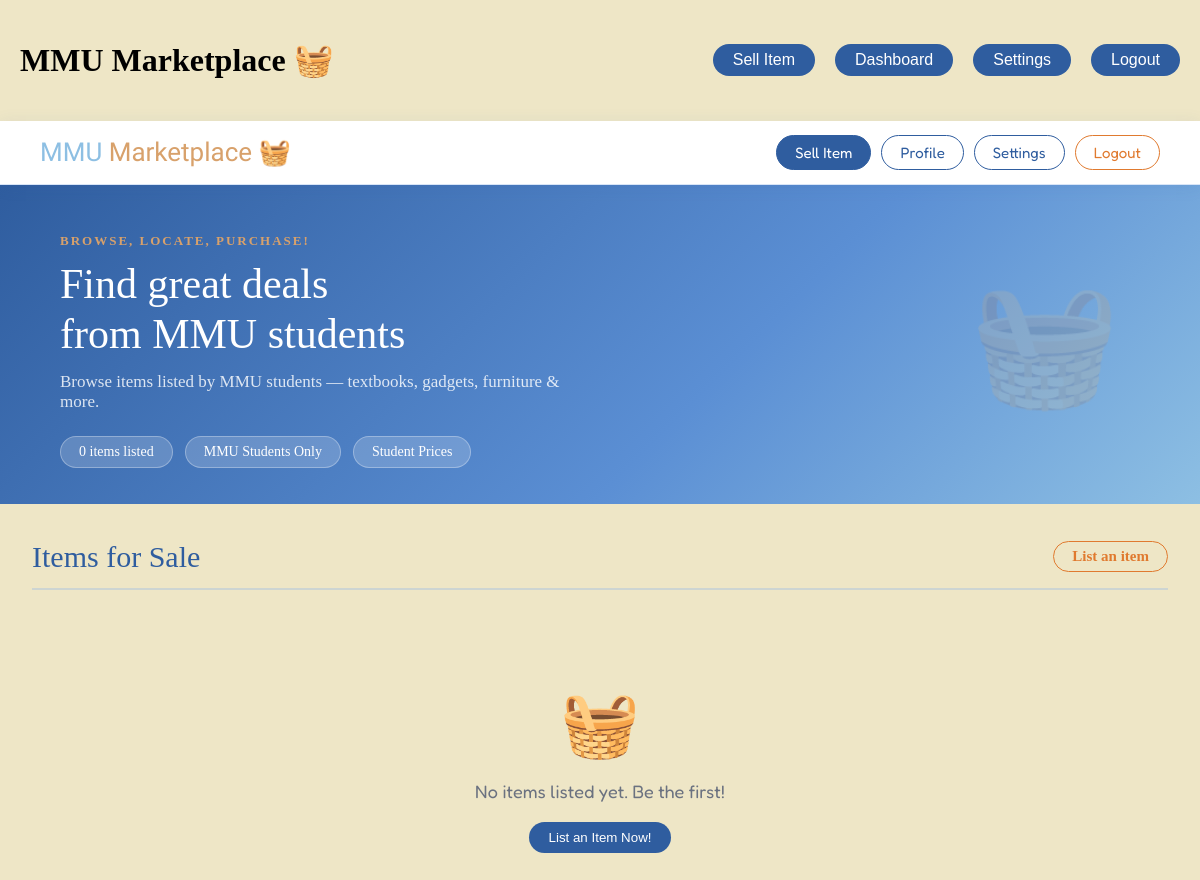
Page /home on the earlier database version.
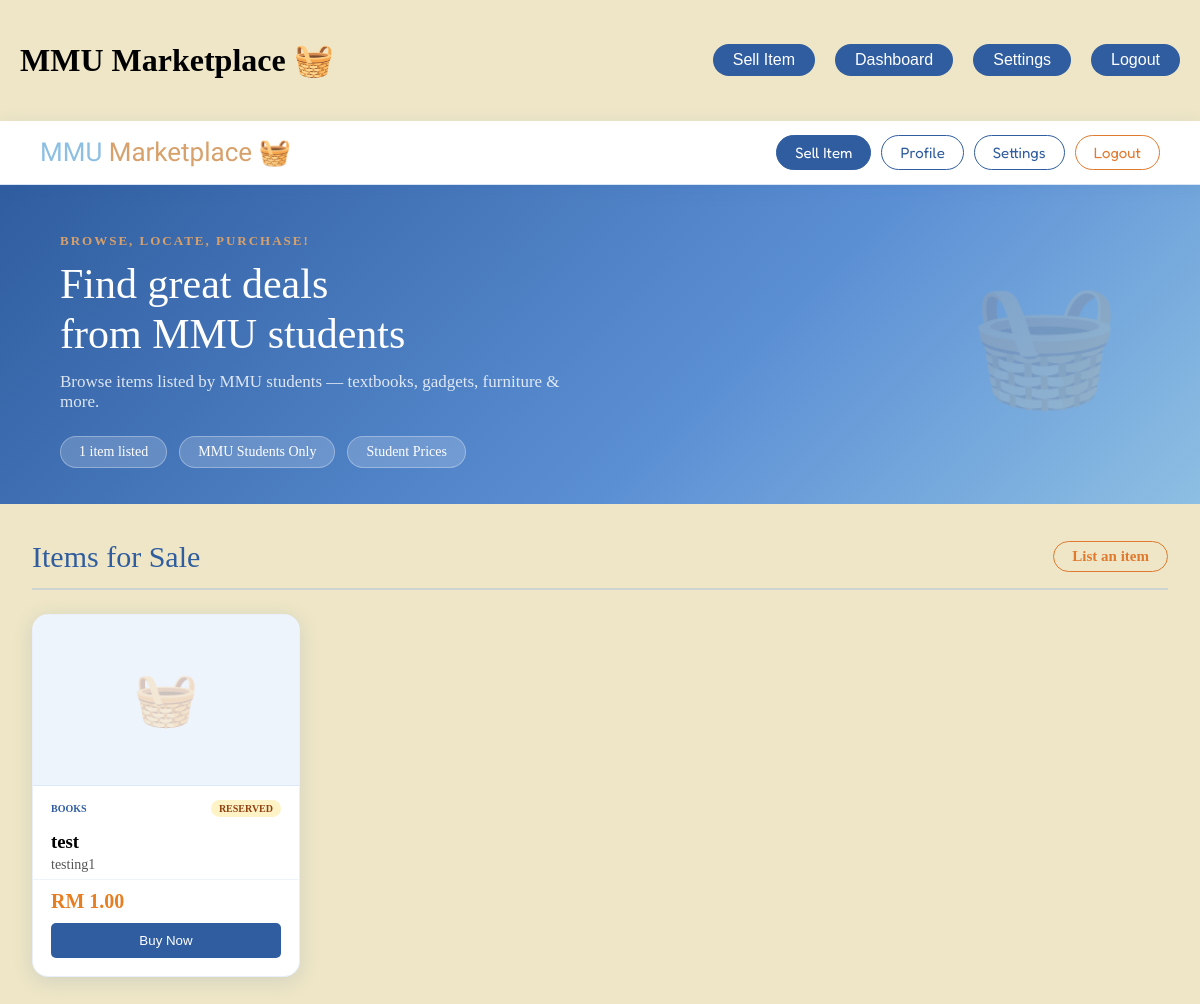
Same page on the later database version.
### tables this page shows
CREATE TABLE item(
                   id INTEGER PRIMARY KEY AUTOINCREMENT,
                   title TEXT NOT NULL,
                   description TEXT NOT NULL,
                   category_id INTEGER NOT NULL,
                   status_id INTEGER NOT NULL,
                   condition_id INTEGER,
                   price REAL NOT NULL, image TEXT,
                   FOREIGN KEY(category_id) REFERENCES category(id),
                   FOREIGN KEY(status_id) REFERENCES status(id),
                   FOREIGN KEY(condition_id) REFERENCES item_condition(id)
                   );

CREATE TABLE category(
                   id INTEGER PRIMARY KEY AUTOINCREMENT,
                   name TEXT NOT NULL UNIQUE
                   
                   );

CREATE TABLE status(
                   id INTEGER PRIMARY KEY AUTOINCREMENT,
                   condition TEXT NOT NULL UNIQUE
                   
                   );

### app.py (the view)
@app.route("/home")
def home_page():
    connect = sqlite3.connect("database.db")
    cursor = connect.cursor()
    cursor.execute("""
    SELECT item.id, item.title, item.description, item.price,
           category.name, status.condition,
            item_condition.name, item.image
        FROM item
        JOIN category ON item.category_id = category.id
        JOIN status ON item.status_id = status.id
        JOIN item_condition ON item.condition_id = item_condition.id
        """)
    items_list = cursor.fetchall()
    connect.close()
    return render_template("home.html", items=items_list)

### templates/home.html (shortened to what this page needs)
{% extends "base.html" %}
{% block content %}
<link rel="stylesheet" href="{{ url_for('static', filename='css/layout.css') }}">
<link rel="stylesheet" href="{{ url_for('static', filename='css/style.css') }}">
<body class="outside">
    <header>
        <h1 class="title-home">MMU <span class="highlight-home">Marketplace 🧺</span></h1>
        <div class="navigation">
            <a href="{{ url_for('item_form') }}"><button>Sell Item</button></a>
            <a href="{{ url_for('profile')}}"><button>Dashboard</button></a>
            <a href="#"><button>Settings</button></a>
            <a href="{{ url_for('logout') }}"><button>Logout</button></a>
        </div>
    </header>
    <nav class="home_nav">
        <div class="home_nav_left">
            <h1 class="title_home">MMU <span class="highlight_home">Marketplace 🧺</span></h1>
        </div>
        <div class="home_nav_right">
            <a href="{{ url_for('item_form') }}"><button class="nav_button nav_button_primary">Sell Item</button></a>
            <a href="{{ url_for('profile') }}"><button class="nav_button">Profile</button></a>
            <a href="#"><button class="nav_button">Settings</button></a>
            <a href="#"><button class="nav_button nav_button_logout">Logout</button></a>
        </div>
    </nav>
    <div class="home_hero">
        <div>
            <p class="home_hero_top">Browse, Locate, Purchase!</p>
            <h2 class="home_hero_heading">Find great deals<br>from MMU students</h2>
            <p class="home_hero_sub">Browse items listed by MMU students — textbooks, gadgets, furniture & more.</p>
        </div>
        <div class="home_hero_stat_row">
            <div class="home_stat_sec"> {{ items|length }} item{% if items|length != 1 %}s{% endif %} listed</div>
            <div class="home_stat_sec"> MMU Students Only</div>
            <div class="home_stat_sec"> Student Prices</div>
        </div>
    </div>
    <div class="home_main">
        <div class="home_section_header">
            <h2 class="home_section_title">Items for Sale</h2>
            <a href="{{ url_for('item_form') }}" class="home_list_link"> List an item</a>
        </div>
        {% if items %}
        <div class="marketplace_grid">
            {% for item_id, title, description, price, category, status, condition, image in items %}
            <div class="item_card">
                <div class="card_image_wrap">
                    {% if image %}
                    <img src="{{ url_for('static', filename='uploads/' + image) }}" alt="{{ title }}"
                        class="card_image">
                    {% else %}
                    <div class="card_image_placeholder">🧺</div>
                    {% endif %}
                </div>
                <div class="item_top_row">
                    <span class="category_label">{{ category }}</span>
                    <span class="status_badge status_{{ status | lower }}">{{ status }}</span>
                </div>
                <h3 class="item_title">{{ title }}</h3>
                <p class="description_text">{{ description }}</p>
                <div class="card_bottom">
                    <p class="price">RM {{ "%.2f" | format(price) }}</p>
                    <a href="{{ url_for('item_detail', item_id=item_id) }}" class="buynow_link">
                        <button class="buynow_button">Buy Now</button>
                    </a>
                </div>
            </div>
            {% endfor %}
        </div>
        {% else %}
        <div class="empty_state">
            <div class="empty_state_icon">🧺</div>
            <p>No items listed yet. Be the first!</p>
            <a href="{{ url_for('item_form') }}"><button class="empty-list-btn">List an Item Now!</button></a>
        </div>
        {% endif %}
    </div>
</body>
{% endblock %}

Differences in the rows shown:
added item: name "BOOKS", condition "RESERVED", title "test", description "testing1", price "1.00"
Other differences:
{{ items|length }}: "0" → "1"
text no longer shown: "s 🧺 No items listed yet. Be the first! List an Item Now!"
